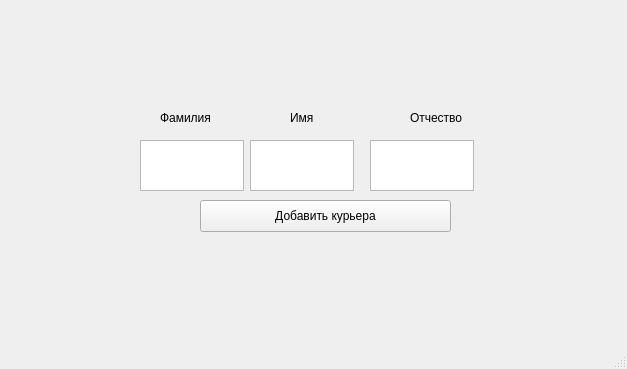
<?xml version="1.0" encoding="UTF-8"?>
<ui version="4.0">
 <class>MainWindow</class>
 <widget class="QMainWindow" name="MainWindow">
  <property name="geometry">
   <rect>
    <x>0</x>
    <y>0</y>
    <width>627</width>
    <height>369</height>
   </rect>
  </property>
  <property name="windowTitle">
   <string>MainWindow</string>
  </property>
  <widget class="QWidget" name="centralwidget">
   <widget class="QTextEdit" name="textSurname">
    <property name="geometry">
     <rect>
      <x>140</x>
      <y>140</y>
      <width>104</width>
      <height>51</height>
     </rect>
    </property>
   </widget>
   <widget class="QTextEdit" name="textPatr">
    <property name="geometry">
     <rect>
      <x>370</x>
      <y>140</y>
      <width>104</width>
      <height>51</height>
     </rect>
    </property>
   </widget>
   <widget class="QPushButton" name="addCourierButton">
    <property name="geometry">
     <rect>
      <x>200</x>
      <y>200</y>
      <width>251</width>
      <height>32</height>
     </rect>
    </property>
    <property name="text">
     <string>Добавить курьера</string>
    </property>
   </widget>
   <widget class="QLabel" name="label">
    <property name="geometry">
     <rect>
      <x>160</x>
      <y>110</y>
      <width>60</width>
      <height>16</height>
     </rect>
    </property>
    <property name="text">
     <string>Фамилия</string>
    </property>
   </widget>
   <widget class="QLabel" name="label_2">
    <property name="geometry">
     <rect>
      <x>290</x>
      <y>110</y>
      <width>60</width>
      <height>16</height>
     </rect>
    </property>
    <property name="text">
     <string>Имя</string>
    </property>
   </widget>
   <widget class="QLabel" name="label_3">
    <property name="geometry">
     <rect>
      <x>410</x>
      <y>110</y>
      <width>60</width>
      <height>16</height>
     </rect>
    </property>
    <property name="text">
     <string>Отчество </string>
    </property>
   </widget>
   <widget class="QTextEdit" name="textName">
    <property name="geometry">
     <rect>
      <x>250</x>
      <y>140</y>
      <width>104</width>
      <height>51</height>
     </rect>
    </property>
   </widget>
   <widget class="QLabel" name="txtErr">
    <property name="geometry">
     <rect>
      <x>90</x>
      <y>240</y>
      <width>471</width>
      <height>31</height>
     </rect>
    </property>
    <property name="text">
     <string/>
    </property>
   </widget>
  </widget>
  <widget class="QMenuBar" name="menubar">
   <property name="geometry">
    <rect>
     <x>0</x>
     <y>0</y>
     <width>627</width>
     <height>24</height>
    </rect>
   </property>
  </widget>
  <widget class="QStatusBar" name="statusbar"/>
 </widget>
 <resources/>
 <connections/>
</ui>
